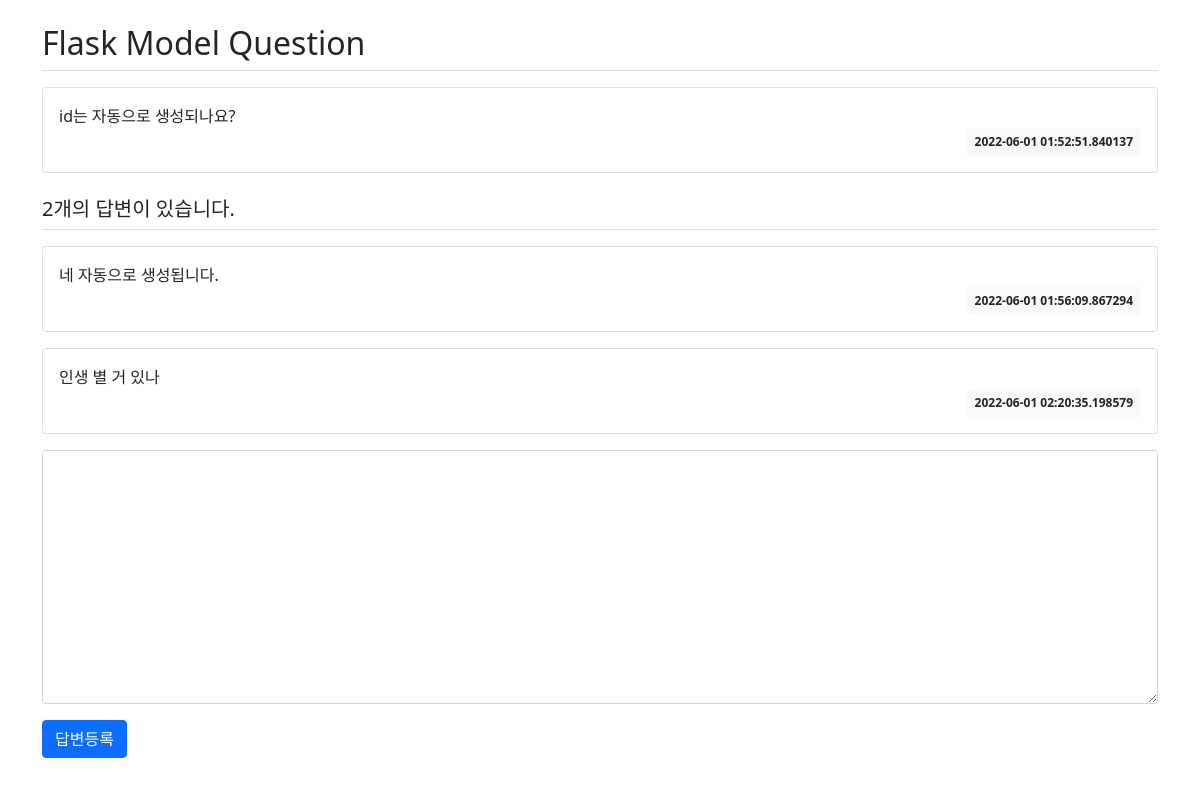
Screenshot of /question/detail/2/ with the database file from the repository.
### pybo/models.py (models this page shows)
class Question(db.Model):
    id = db.Column(db.Integer, primary_key=True)
    subject = db.Column(db.String(200), nullable=False)
    content = db.Column(db.Text(), nullable=False)
    create_date = db.Column(db.DateTime(), nullable=False)

class Answer(db.Model):
    id = db.Column(db.Integer, primary_key=True)
    question_id = db.Column(db.Integer, db.ForeignKey('question.id', ondelete='CASCADE'))
    question = db.relationship('Question', backref=db.backref('answer_set'))
    content = db.Column(db.Text(), nullable=False)
    create_date = db.Column(db.DateTime(), nullable=False)

### pybo/views/question_views.py (the view)
@bp.route('/detail/<int:question_id>/')
def detail(question_id):
    form = AnswerForm()
    question = Question.query.get_or_404(question_id)
    return render_template('question/question_detail.html', question=question, form=form)

### pybo/forms.py
class AnswerForm(FlaskForm):
    content = TextAreaField('내용', validators=[DataRequired('내용은 필수입력 항목입니다.')])

### pybo/templates/question/question_detail.html (shortened to what this page needs)
{% extends 'base.html' %}
{% block content %}
<div class="container my-3">
    <h2 class="border-bottom py-2">{{ question.subject }}</h2>
    <div class="card my-3">
        <div class="card-body">
            <div class="card-text" style="white-space: pre-line;">{{ question.content }}</div>
            <div class="d-flex justify-content-end">
                <div class="badge bg-light text-dark p-2">
                    {{ question.create_date }}
                </div>
            </div>
        </div>
    </div>
    <h5 class="border-bottom my-3 py-2">{{ question.answer_set|length }}개의 답변이 있습니다.</h5>
    {% for answer in question.answer_set %}
    <div class="card my-3">
        <div class="card-body">
            <div class="card-text" style="white-space: pre-line;">{{ answer.content }}</div>
            <div class="d-flex justify-content-end">
                <div class="badge bg-light text-dark p-2">
                    {{ answer.create_date }}
                </div>
            </div>
        </div>
    </div>
    {% endfor %}
    <form action="{{ url_for('answer.create', question_id=question.id) }}" method="post" class="my-3">
        <div class="mb-3">
            <textarea name="content" id="content" class="form-control" rows="10"></textarea>
        </div>
        <input type="submit" value="답변등록" class="btn btn-primary">
    </form>
</div>
{% endblock %}

### pybo/templates/base.html (shortened to what this page needs)
<!doctype html>
<html lang="ko">
<head>
    <link rel="stylesheet" href="{{ url_for('static', filename='bootstrap.min.css') }}">
    <link rel="stylesheet" href="{{ url_for('static', filename='style.css') }}">
</head>
<body>
{% block content %}
{% endblock %}
</body>
</html>

### rows the page displays
Question: subject "Flask Model Question", content "id는 자동으로 생성되나요?", create_date "2022-06-01 01:52:51.840137"
Answer: content "네 자동으로 생성됩니다.", create_date "2022-06-01 01:56:09.867294"
Answer: content "인생 별 거 있나", create_date "2022-06-01 02:20:35.198579"

### other values shown
{{ question.answer_set|length }} "2"
